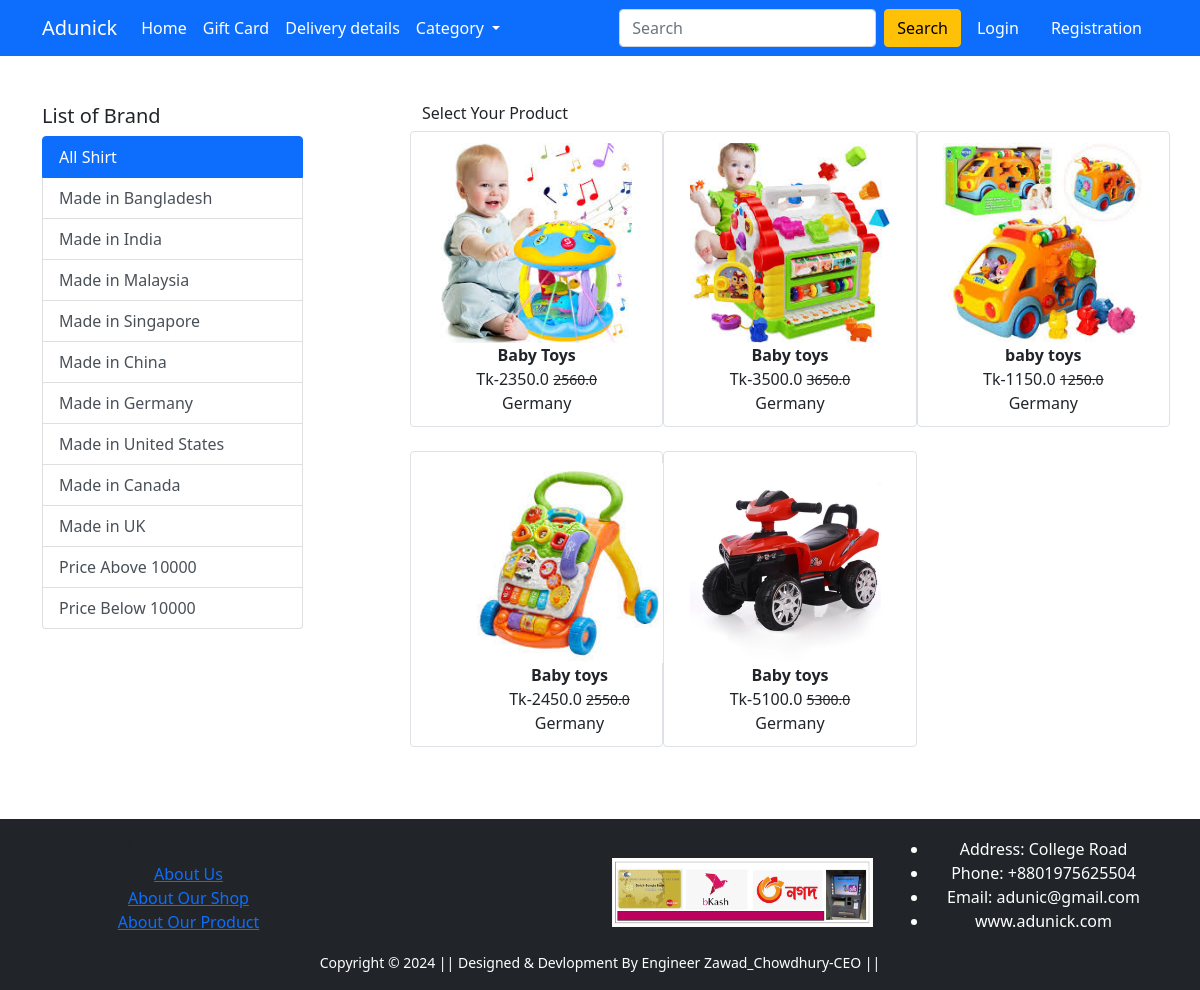
/Baby_Toys/, run on the app's committed database.
### Shop/models.py (models this page shows, shortened)
class Product(models.Model):
    title=models.CharField(max_length=100)
    selling_price=models.FloatField()
    discounted_price=models.FloatField()
    description=models.TextField()
    brand=models.CharField(max_length=100)
    category=models.CharField(choices=CATEGORY_CHOICES,max_length=200)
    product_image=models.ImageField(upload_to='product_img')

### Shop/views.py (the view)
# urls.py: path('Baby_Toys/', views.Baby_Toys, name='Baby_Toys'),
def Baby_Toys(request,data=None):
     if data==None:
          Baby_Toys=Product.objects.filter(category='BT')
     elif data=='Made_in_Bangladesh' or data=='Made_in_India' or data=='Made_in_Malaysia' or data=='Made_in_Singapore' or data=='Made_in_China' or data=='Made_in_Germany' or data=='Made_in_United_States' or data=='Made_in_Canada'or data=='Made_in_UK' :
          Baby_Toys=Product.objects.filter(category='BT').filter(brand=data)
     elif data=='below':
          Baby_Toys=Product.objects.filter(category='BT').filter(discounted_price__lt=10000)
     elif data=='above':
          Baby_Toys=Product.objects.filter(category='BT').filter(discounted_price__gt=10000)
     return render(request, 'Shop/Baby_Toys.html',{'Baby_Toys':Baby_Toys})

### Shop/templates/Shop/Baby_Toys.html (shortened to what this page needs)
{% extends 'Shop/base.html' %}
{% load static %}
{% block main-content %}
<div class="container my-5">
    <div class="row">
        <div class="col-sm-3">
            <h5>List of Brand</h5>
            <div class="list-group">
                <a href="{% url 'Baby_Toys'%}" class="list-group-item list-group-item-action active" aria-current="true">All Shirt</a>
                <a href="{% url 'Baby_Toys_item' 'Made_in_Bangladesh' %}" class="list-group-item list-group-item-action" aria-current="True">Made in Bangladesh</a>
                <a href="{% url 'Baby_Toys_item' 'Made_in_India' %}" class="list-group-item list-group-item-action" aria-current="True">Made in India</a>
                <a href="{% url 'Baby_Toys_item' 'Made_in_Malaysia' %}" class="list-group-item list-group-item-action" aria-current="True">Made in Malaysia</a>
                <a href="{% url 'Baby_Toys_item' 'Made_in_Singapore' %}" class="list-group-item list-group-item-action" aria-current="True">Made in Singapore</a>
                <a href="{% url 'Baby_Toys_item' 'Made_in_China' %}" class="list-group-item list-group-item-action" aria-current="True">Made in China</a>
                <a href="{% url 'Baby_Toys_item' 'Made_in_Germany' %}" class="list-group-item list-group-item-action" aria-current="True">Made in Germany</a>
                <a href="{% url 'Baby_Toys_item' 'Made_in_United_States' %}" class="list-group-item list-group-item-action" aria-current="True">Made in United States</a>
                <a href="{% url 'Baby_Toys_item' 'Made_in_Canada' %}" class="list-group-item list-group-item-action" aria-current="True">Made in Canada</a>
                <a href="{% url 'Baby_Toys_item' 'Made_in_UK' %}" class="list-group-item list-group-item-action" aria-current="True">Made in UK</a>
                <a href="{% url 'Baby_Toys_item' 'above' %}" class="list-group-item list-group-item-action" aria-current="True">Price Above 10000</a>
                <a href="{% url 'Baby_Toys_item' 'below' %}" class="list-group-item list-group-item-action" aria-current="True">Price Below 10000</a>
            </div>
        </div>
        <div class="col-sm-8 offset-sm-1">
            <h6>Select Your Product</h6>
            <div class="row">
                {% for Product in Baby_Toys %}
                <div class="col-sm-4 text-center mb-4 img-fluid img-thumbnail">
                    <a href="{% url 'product-detail' Product.id %}" class="btn">
                        <div class="item">
                            <img src="{{Product.product_image.url}}" alt="Product Not Available" height="200" class="">
                            <div class="fw-bold">{{Product.title}}</div>
                            <div>Tk-{{Product.discounted_price}}
                                <small class="fw-light text-decoration-line-through">{{Product.selling_price}}</small>
                                <br>
                                {{Product.brand}}
                            </div>
                        </div>
                    </a>
                </div>
                {% endfor %}
            </div>
        </div>
    </div>
</div>
{% endblock main-content %}

### data on the page
Product: product_image (picture), title "Baby Toys", discounted_price "2350.0", selling_price "2560.0", brand "Germany"
Product: product_image (picture), title "Baby toys", discounted_price "3500.0", selling_price "3650.0", brand "Germany"
Product: product_image (picture), title "baby toys", discounted_price "1150.0", selling_price "1250.0", brand "Germany"
Product: product_image (picture), title "Baby toys", discounted_price "2450.0", selling_price "2550.0", brand "Germany"
Product: product_image (picture), title "Baby toys", discounted_price "5100.0", selling_price "5300.0", brand "Germany"
